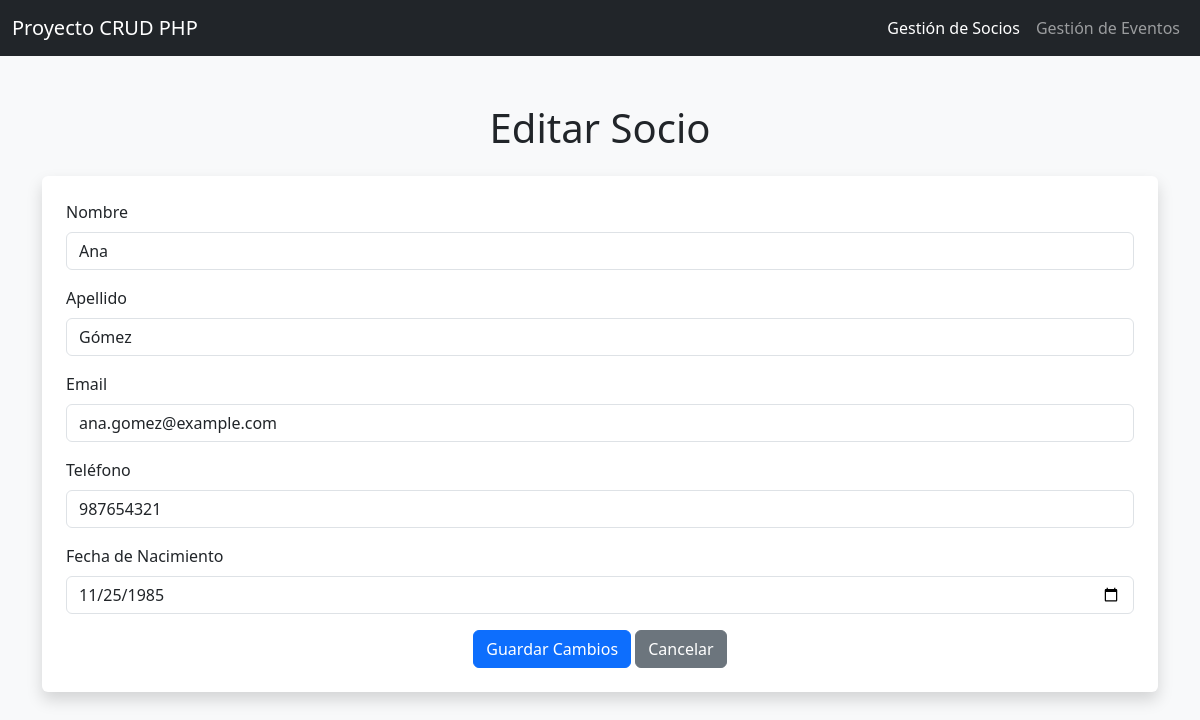
The app's page /vista/editar_socio.php?id=2 with its own data.
### tables this page shows
CREATE TABLE socios (
    id_socio INT AUTO_INCREMENT PRIMARY KEY,
    nombre VARCHAR(255) NOT NULL,
    apellido VARCHAR(255) NOT NULL,
    email VARCHAR(255) NOT NULL UNIQUE,
    telefono VARCHAR(20) NOT NULL,
    fecha_nacimiento DATE NOT NULL
);

### config/db_config.php (called while the page is built, shortened)
<?php
class Conexion {
    private $servidor = 'localhost';
    private $usuario = 'root';
    private $password = 'curso';
    private $base_datos = 'club_deportivo';
    public function __construct() {
        $this->conexion = new mysqli($this->servidor, $this->usuario, $this->password, $this->base_datos);
    }
}
?>

### modelo/class_socio.php (called while the page is built, shortened)
<?php
require_once '../config/db_config.php';
class Socio {
    private $conexion;
    public function __construct() {
        $this->conexion = new Conexion();
    }
    public function obtenerSocioPorId($id_socio) {
        $query = "SELECT * FROM socios WHERE id_socio = ?";
        $stmt = $this->conexion->conexion->prepare($query);
        $stmt->bind_param("i", $id_socio);
        $stmt->execute();
        $resultado = $stmt->get_result();
        return $resultado->fetch_assoc();
    }
}
?>

### vista/editar_socio.php (the view, shortened to what this page needs)
<?php
require_once '../controlador/SociosController.php';
$controller = new SociosController();
$id_socio = $_GET['id'];
$socio = $controller->obtenerSocioPorId($id_socio);
?>
<!DOCTYPE html>
<html lang="es">
<head>
    <link href="https://cdn.jsdelivr.net/npm/bootstrap@5.3.0-alpha3/dist/css/bootstrap.min.css" rel="stylesheet">
</head>
<body class="bg-light">
    <div class="container my-5">
        <h1 class="text-center mb-4">Editar Socio</h1>
        <form method="POST" class="p-4 bg-white shadow rounded">
            <div class="mb-3">
                <label for="nombre" class="form-label">Nombre</label>
                <input type="text" class="form-control" id="nombre" name="nombre" value="<?= $socio['nombre'] ?>" required>
            </div>
            <div class="mb-3">
                <label for="apellido" class="form-label">Apellido</label>
                <input type="text" class="form-control" id="apellido" name="apellido" value="<?= $socio['apellido'] ?>" required>
            </div>
            <div class="mb-3">
                <label for="email" class="form-label">Email</label>
                <input type="email" class="form-control" id="email" name="email" value="<?= $socio['email'] ?>" required>
            </div>
            <div class="mb-3">
                <label for="telefono" class="form-label">Teléfono</label>
                <input type="text" class="form-control" id="telefono" name="telefono" value="<?= $socio['telefono'] ?>" required>
            </div>
            <div class="mb-3">
                <label for="fecha_nacimiento" class="form-label">Fecha de Nacimiento</label>
                <input type="date" class="form-control" id="fecha_nacimiento" name="fecha_nacimiento" value="<?= $socio['fecha_nacimiento'] ?>" required>
            </div>
            <div class="text-center">
                <button type="submit" class="btn btn-primary">Guardar Cambios</button>
                <a href="lista_socios.php" class="btn btn-secondary">Cancelar</a>
            </div>
        </form>
    </div>
</body>
</html>

### records on screen
socios: nombre "Ana", apellido "Gómez", email "ana.gomez@example.com", telefono "987654321", fecha_nacimiento "11/25/1985"
